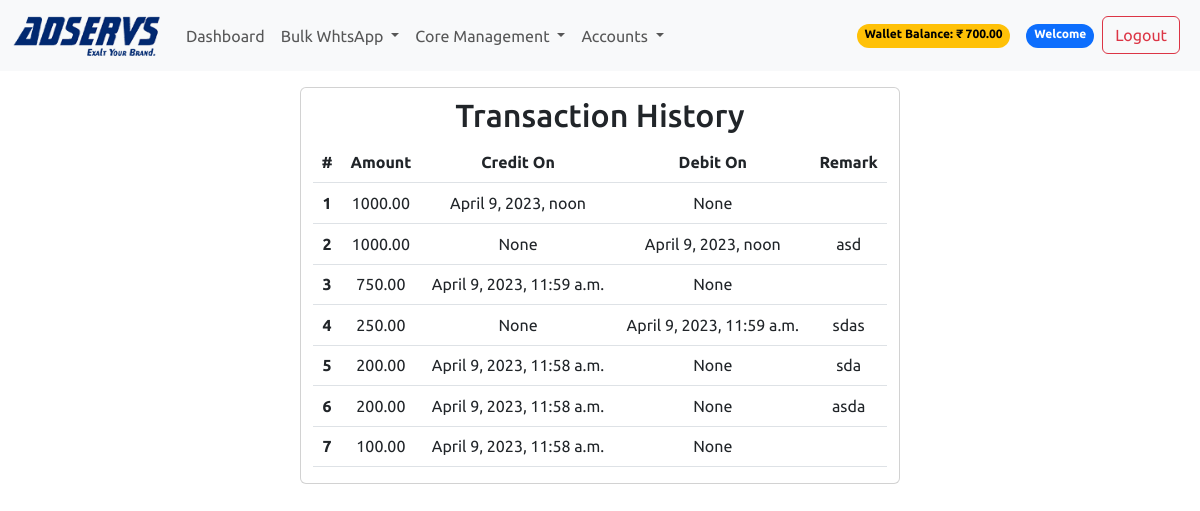
Screenshot of /credit_history/ (signed in) with the database file from the repository.
### accounts/models.py (models this page shows, shortened)
class Account(AbstractBaseUser):
    email = models.EmailField(unique=True, verbose_name='email address')
    username = models.CharField(max_length=20, unique=True)
    name = models.CharField(max_length=25, verbose_name="Client Name")
    phone_number = models.CharField(max_length=12)
    company_name = models.CharField(max_length=100)
    gst_number = models.CharField(max_length=100)
    address = models.CharField(max_length=255)
    city = models.CharField(max_length=100)
    state = models.CharField(max_length=100)
    country = models.CharField(max_length=100)
    pincode = models.CharField(max_length=100)
    wallet_balance = models.DecimalField(max_digits=10, decimal_places=2, default=0)
    date_joined = models.DateTimeField(auto_now_add=True)
    last_login = models.DateTimeField(auto_now_add=True)
    is_active = models.BooleanField(default=True)
    is_admin = models.BooleanField(default=False)
    is_staff = models.BooleanField(default=False)
    is_superuser = models.BooleanField(default=False)
    is_reseller = models.BooleanField(default=False)
    whtsapp_app = models.BooleanField(default=True)
    voice_app = models.BooleanField(default=False)
    reseller = models.ForeignKey('self', on_delete=models.CASCADE, null=True, blank=True, related_name='end_users')
    objects = MyAccountManager()
    USERNAME_FIELD = 'email'
    REQUIRED_FIELDS = ['username']

class WalletCredit(models.Model):
    TRANSACTION_TYPE_CHOICES = (
        ('credit', 'Credit'),
        ('debit', 'Debit')
    )
    user = models.ForeignKey(Account, on_delete=models.CASCADE)
    created_at = models.DateTimeField(null=True, blank=True)
    wallet_balance = models.DecimalField(max_digits=10, decimal_places=2, default=0)
    amount = models.DecimalField(max_digits=10, decimal_places=2, default=0)
    transaction_type = models.CharField(max_length=10, choices=TRANSACTION_TYPE_CHOICES, null=True, blank=True)
    credit_on = models.DateTimeField(null=True, blank=True)
    debit_on = models.DateTimeField(null=True, blank=True)
    remark = models.TextField(null=True, blank=True)

### accounts/views.py (the view)
# urls.py: path('credit_history/', views.credit_history, name='credit_history'),
def credit_history(request):
    user_id = request.user.id
    try:
        user = get_object_or_404(Account, id=user_id)
    except Account.DoesNotExist:
        messages.error(request, "Invalid user ID")
        return redirect(reverse("manage_users"))
    credits_debits = WalletCredit.objects.filter(
        user=user).order_by('-created_at')
    form = CreditDebitForm(reseller=user.reseller)
    context = {'user': user, 'credits_debits': credits_debits, 'form': form}
    return render(request, 'usermanagement/credit_history.html', context)

### templates/usermanagement/credit_history.html
{% extends 'base.html' %}
{% load static %}
{% block content %}
{% include 'includes/navbar.html' %}
<div class="container text-center card col-sm-6 my-3 py-2">
  <h2>Transaction History</span>
  </h2>
  <table class="table m-auto table-hover mb-2">
    <thead>
      <tr>
        <th scope="col">#</th>
        <th scope="col">Amount</th>
        <th scope="col">Credit On</th>
        <th scope="col">Debit On</th>
        <th scope="col">Remark</th>
      </tr>
    </thead>
    <tbody>
      {% for cd in credits_debits %}
      <tr>
        <th scope="row">{{ forloop.counter }}</th>
        <td>{{ cd.amount }}</td>
        <td>{{ cd.credit_on }}</td>
        <td>{{ cd.debit_on }}</td>
        <td>{{ cd.remark }}</td>
      </tr>
      <tr>
    </tbody>
    {% endfor %}
  </table>
{% endblock %}

### templates/includes/navbar.html (shortened to what this page needs)
{% load static %}
<nav class="navbar navbar-expand-lg bg-body-tertiary sticky-top">
    <div class="container-fluid">
        <a class="navbar-brand" href="{% url 'index' %}">
            <img src="{% static 'assets/img/logo.png' %}" alt="AdServs" width="150" height="45">
        </a>
        <div class="collapse navbar-collapse" id="navbarSupportedContent">
            <ul class="navbar-nav me-auto mb-2 mb-lg-0 flex-grow-1">
                <li class="nav-item">
                    <a class="nav-link" aria-current="page" href="{% url 'index' %}">Dashboard</a>
                </li>
                {% if request.user.whtsapp_app %}
                <li class="nav-item dropdown">
                    <a class="nav-link dropdown-toggle" href="#" role="button" data-bs-toggle="dropdown"
                        aria-expanded="false">
                        Bulk WhtsApp
                    </a>
                </li>
                {% endif %}
                {% if request.user.is_reseller %}
                <li class="nav-item dropdown">
                    <a class="nav-link dropdown-toggle" href="#" role="button" data-bs-toggle="dropdown"
                        aria-expanded="false">
                        Core Management
                    </a>
                </li>
                {% endif %}
                <li class="nav-item dropdown">
                    <a class="nav-link dropdown-toggle" href="#" role="button" data-bs-toggle="dropdown"
                        aria-expanded="false">
                        Accounts
                    </a>
                </li>
                <div class="d-flex ms-auto">
                    {% if user.is_authenticated %}
                    <li class="nav-item px-4"></li>
                        <span class="badge rounded-pill text-bg-warning my-2">Wallet Balance: ₹ {{ user.wallet_balance }}</span>
                    <li class="nav-item px-2"></li>
                        <span class="badge rounded-pill text-bg-primary my-2">Welcome {{ user.name }}</span>
                    <li class="nav-item px-2">
                        <a href="{% url 'logout' %}" class="btn btn-outline-danger">Logout</a>
                    </li>
                    {% endif %}
                </div>
            </ul>
        </div>
    </div>
</nav>

### static/assets/style.css (style rules this page uses)
*, *:before, *:after { margin: 0; padding: 0; box-sizing: border-box; font-family: 'Ubuntu', sans-serif; }

### rows the page displays
Account: wallet_balance "700.00"
WalletCredit: amount "1000.00", credit_on "April 9, 2023, noon", debit_on "None"
WalletCredit: amount "1000.00", credit_on "None", debit_on "April 9, 2023, noon", remark "asd"
WalletCredit: amount "750.00", credit_on "April 9, 2023, 11:59 a.m.", debit_on "None"
WalletCredit: amount "250.00", credit_on "None", debit_on "April 9, 2023, 11:59 a.m.", remark "sdas"
WalletCredit: amount "200.00", credit_on "April 9, 2023, 11:58 a.m.", debit_on "None", remark "sda"
WalletCredit: amount "200.00", credit_on "April 9, 2023, 11:58 a.m.", debit_on "None", remark "asda"
WalletCredit: amount "100.00", credit_on "April 9, 2023, 11:58 a.m.", debit_on "None"
